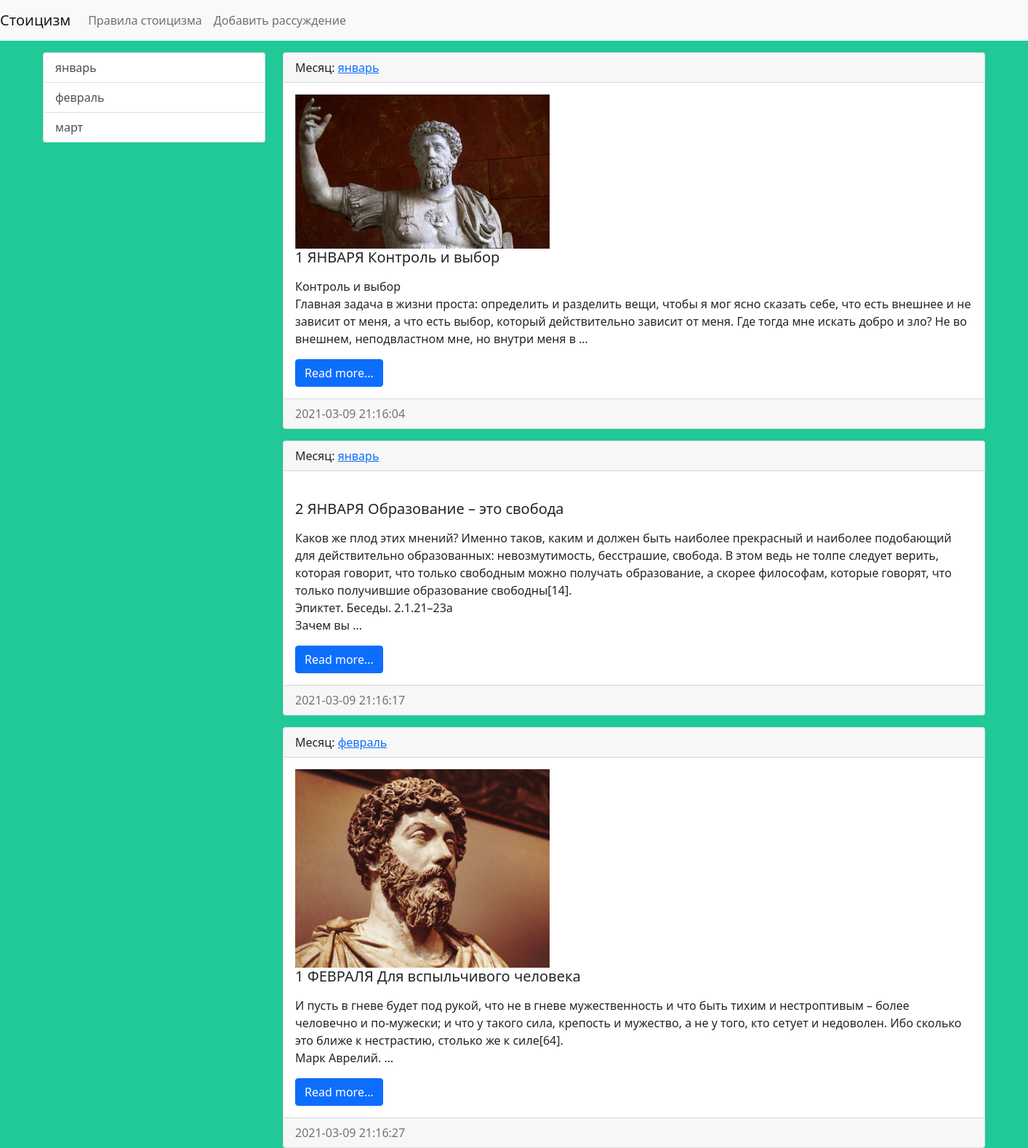
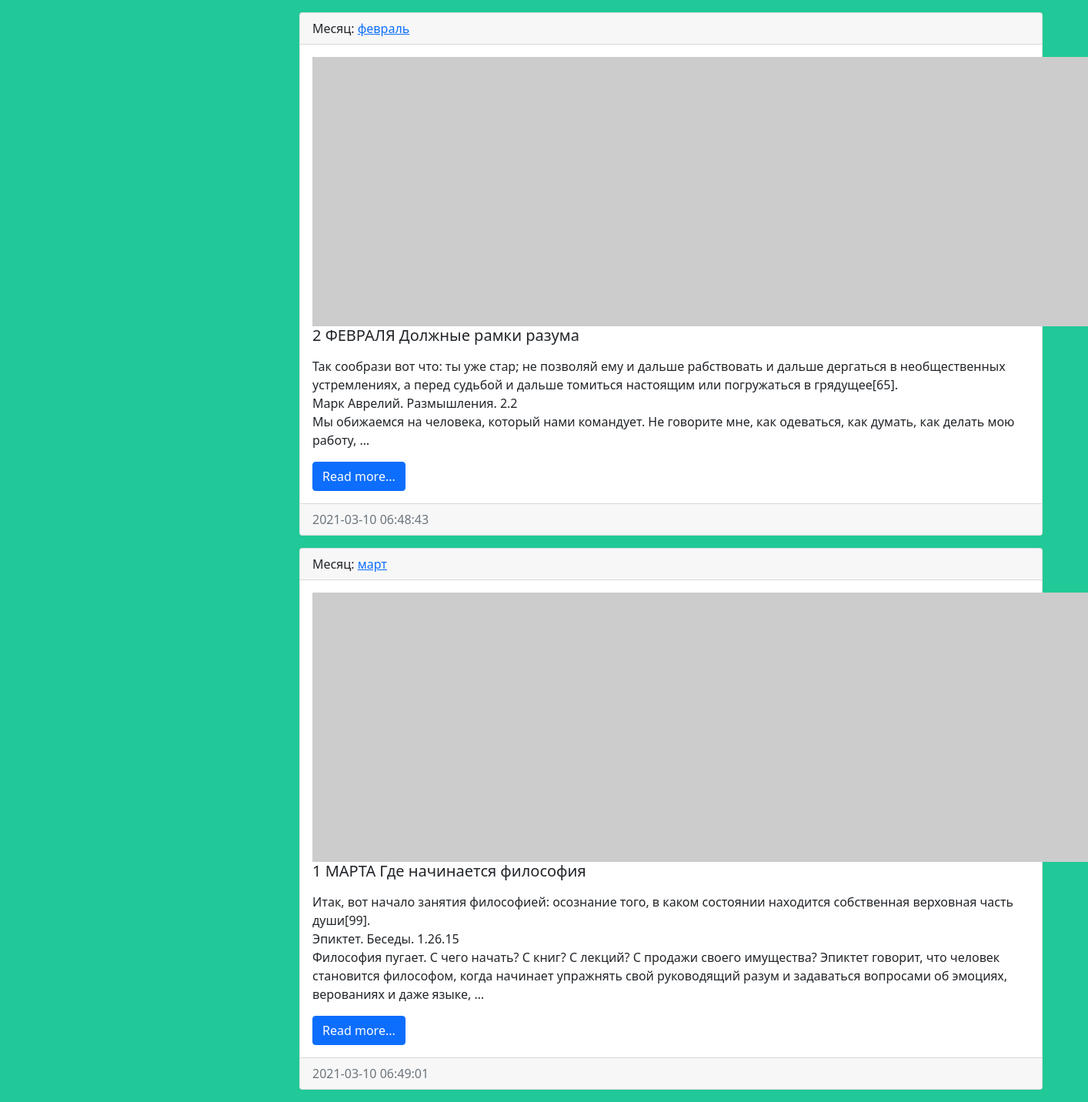
The page / on the database its author committed (2 pictures, top to bottom).
### stoic/models.py (models this page shows, shortened)
class Month(models.Model):
    title = models.CharField(max_length=150, db_index=True, verbose_name='Наименование месяца')
    def get_absolute_url(self):
        return reverse('month', kwargs={"month_id": self.pk})
    def __str__(self):
        return self.title
    class Meta:
        verbose_name = 'Месяц'
        verbose_name_plural = 'Месяцы'
        ordering = ['id']

class Stoic(models.Model):
    title = models.CharField(max_length=150, verbose_name='Заголовок')
    content = models.TextField(blank=True, verbose_name='Контент')
    created_at = models.DateTimeField(auto_now_add=True, verbose_name='Дата публикации')
    updated_at = models.DateTimeField(auto_now=True, verbose_name='Обновлено')
    photo = models.ImageField(upload_to='photos/%Y/%m/%d/', verbose_name='Изображение', blank=True)
    is_published = models.BooleanField(default=True, verbose_name='Опубликовано')
    month = models.ForeignKey('Month', on_delete=models.PROTECT, null=True, verbose_name='Месяц')
    class Meta:
        verbose_name = 'Высказывание'
        verbose_name_plural = 'Дни'
        ordering = ['id']

### stoic/views.py (the view)
# urls.py: path('', index, name='home'),
def index(request):
    stoic = Stoic.objects.all()
    months = Month.objects.all()
    context = {
        'stoic': stoic,
        'title': 'Список Рассуждений',
    }
    return render(request, template_name='stoic/index.html', context=context)

### stoic/templatetags/stoic_tags.py (called while the page is built)
@register.inclusion_tag('stoic/list_months.html')
def show_months(arg1='Hello', arg2='world'):
    months = Month.objects.all()
    return {"months": months, "arg1": arg1, "arg2": arg2}

### stoic/templates/stoic/index.html (shortened to what this page needs)
{% extends 'base.html' %}
{% block sidebar %}
{% include 'inc/_sidebar.html' %}
{% endblock %}
{% block content %}
{% for item in stoic %}
<div class="card mb-3">
    <div class="card-header">
        Месяц: <a href="{% url 'month' item.month.pk %}">{{ item.month }}</a>
    </div>
    <div class="card-body">
        <div class="media">
            {% if item.photo %}
            <img src="{{ item.photo.url }}" alt="" width="350" class="mr-3">
            {% else %}
            <img src="https://picsum.photos/id/1060/350/235/?blur=2" alt="" class="mr-3">
            {% endif %}
            <div class="media-body">
                <h5 class="card-title">{{ item.title }}</h5>
                <p class="card-text">{{ item.content|safe|linebreaks|truncatewords:50 }}</p>
                <a href="#" class="btn btn-primary">Read more...</a>
            </div>
        </div>
    </div>
    <div class="card-footer text-muted">
        {{ item.created_at|date:"Y-m-d H:i:s" }}
    </div>
</div>
{% endfor %}
{% endblock %}

### stoic/templates/stoic/list_months.html
<div class="list-group">
    {% for item in months %}
    <a href="{{ item.get_absolute_url }}" class="list-group-item list-group-item-action">{{ item.title }}</a>
    {% endfor %}
</div>

### stoic_app/static/css/style.css (style rules this page uses)
body { background-color: #20c997; }

### rows shown on the page
Month: title "январь"
Month: title "февраль"
Month: title "март"
Stoic: month "январь", photo (picture), title "1 ЯНВАРЯ Контроль и выбор", content "Контроль и выбор Главная задача в жизни проста: определить и разделить вещи, чтобы я мог ясно сказать себе, что есть внешнее и не зависит от меня, а что есть выбор, который действительно зависит от меня. Где тогда мне искать добро и зло? Не во внешнем, неподвластном мне, но внутри меня в …", created_at "2021-03-09 21:16:04"
Stoic: month "январь", title "2 ЯНВАРЯ Образование – это свобода", content "Каков же плод этих мнений? Именно таков, каким и должен быть наиболее прекрасный и наиболее подобающий для действительно образованных: невозмутимость, бесстрашие, свобода. В этом ведь не толпе следует верить, которая говорит, что только свободным можно получать образование, а скорее философам, которые говорят, что только получившие образование свободны[14]. Эпиктет. Беседы. 2.1.21–23а Зачем вы …", created_at "2021-03-09 21:16:17"
Stoic: month "февраль", photo (picture), title "1 ФЕВРАЛЯ Для вспыльчивого человека", content "И пусть в гневе будет под рукой, что не в гневе мужественность и что быть тихим и нестроптивым – более человечно и по-мужески; и что у такого сила, крепость и мужество, а не у того, кто сетует и недоволен. Ибо сколько это ближе к нестрастию, столько же к силе[64]. Марк Аврелий. …", created_at "2021-03-09 21:16:27"
Stoic: month "февраль", title "2 ФЕВРАЛЯ Должные рамки разума", content "Так сообрази вот что: ты уже стар; не позволяй ему и дальше рабствовать и дальше дергаться в необщественных устремлениях, а перед судьбой и дальше томиться настоящим или погружаться в грядущее[65]. Марк Аврелий. Размышления. 2.2 Мы обижаемся на человека, который нами командует. Не говорите мне, как одеваться, как думать, как делать мою работу, …", created_at "2021-03-10 06:48:43"
Stoic: month "март", title "1 МАРТА Где начинается философия", content "Итак, вот начало занятия философией: осознание того, в каком состоянии находится собственная верховная часть души[99]. Эпиктет. Беседы. 1.26.15 Философия пугает. С чего начать? С книг? С лекций? С продажи своего имущества? Эпиктет говорит, что человек становится философом, когда начинает упражнять свой руководящий разум и задаваться вопросами об эмоциях, верованиях и даже языке, …", created_at "2021-03-10 06:49:01"
